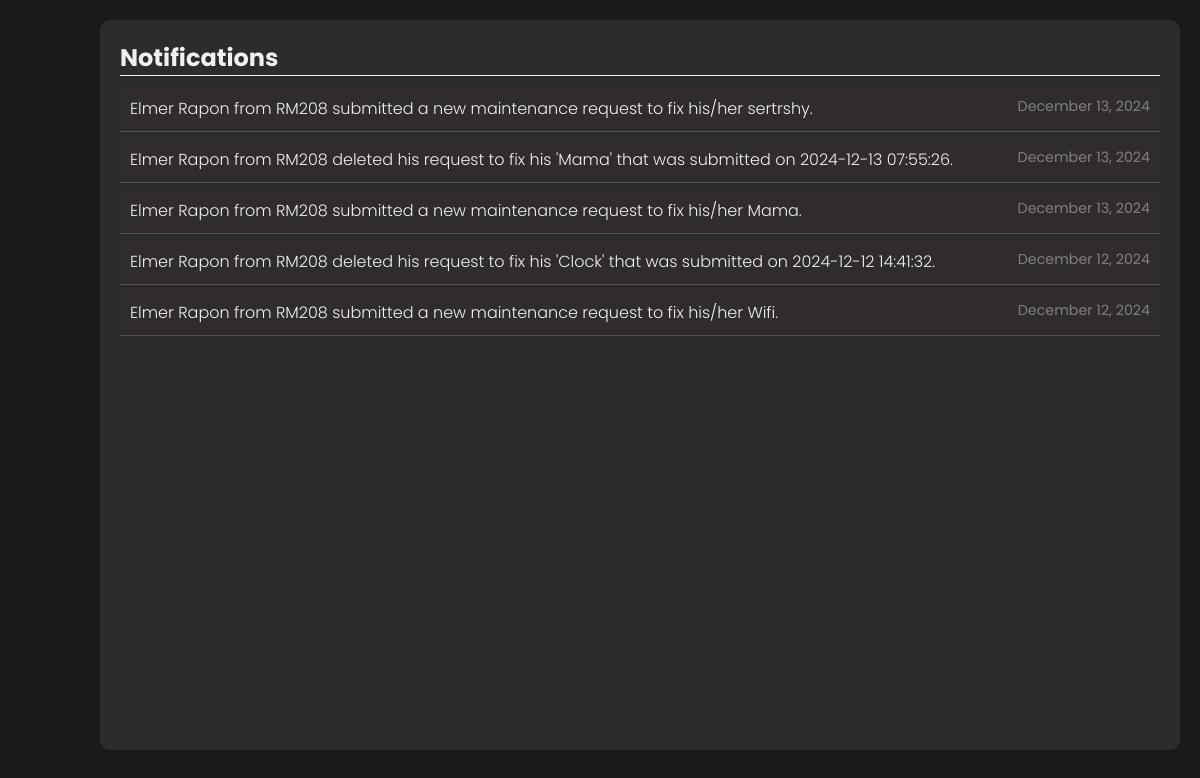
Before: /MANAGEMENT/Notification/notification.php with the older database file.
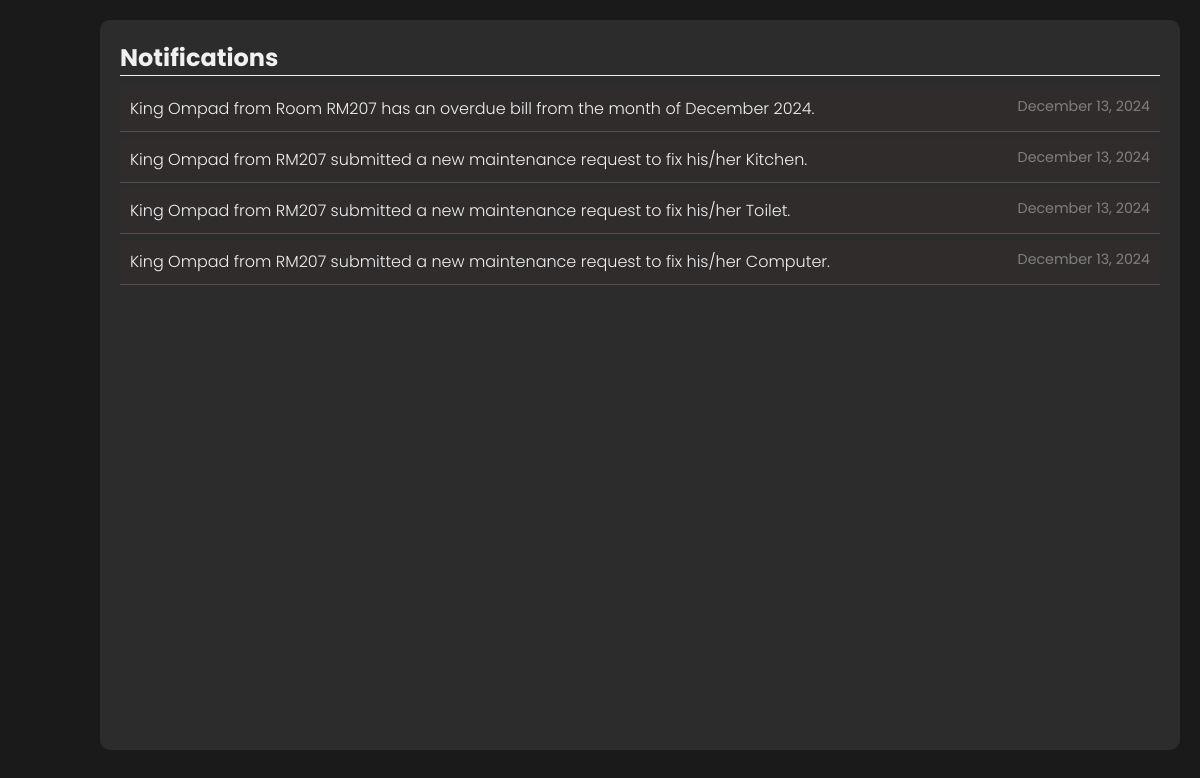
After: the same page with the newer database file.
### tables this page shows
CREATE TABLE `notifications` (
  `not_id` int(11) NOT NULL,
  `user` int(11) NOT NULL,
  `type` varchar(50) NOT NULL,
  `message` text NOT NULL,
  `status` enum('unread','read') DEFAULT 'unread',
  `created_at` datetime DEFAULT current_timestamp(),
  `updated_at` datetime DEFAULT current_timestamp() ON UPDATE current_timestamp()
);

CREATE TABLE `rental_payments` (
  `payment_id` int(11) NOT NULL,
  `tenant_id` int(11) NOT NULL,
  `rent_period_start` date NOT NULL,
  `rent_period_end` date NOT NULL,
  `total_rent` decimal(10,2) NOT NULL,
  `amount_paid` decimal(10,2) DEFAULT 0.00,
  `balance` decimal(10,2) GENERATED ALWAYS AS (`total_rent` - `amount_paid`) STORED,
  `payment_date` date DEFAULT NULL,
  `status` enum('Pending','Partially Paid','Paid','Overdue') NOT NULL DEFAULT 'Pending'
);

CREATE TABLE `tenant_details` (
  `tc_id` int(10) NOT NULL,
  `id` int(20) NOT NULL,
  `profile` varchar(200) NOT NULL,
  `fname` varchar(50) NOT NULL,
  `lname` varchar(50) NOT NULL,
  `gender` varchar(20) NOT NULL,
  `number_of_occupants` int(20) NOT NULL,
  `email_address` varchar(100) NOT NULL,
  `contact_number` varchar(20) NOT NULL,
  `religion` varchar(100) NOT NULL,
  `nationality` varchar(100) NOT NULL,
  `occupation` varchar(100) NOT NULL
);

CREATE TABLE `room` (
  `room_id` int(20) NOT NULL,
  `room_image` varchar(200) NOT NULL,
  `room_number` varchar(20) NOT NULL,
  `room_type` varchar(20) NOT NULL,
  `room_size` int(100) NOT NULL,
  `room_aminities` text NOT NULL,
  `room_utilities` text NOT NULL,
  `rental_rates` decimal(50,2) NOT NULL,
  `room_payfre` varchar(50) NOT NULL DEFAULT 'Monthly',
  `room_deporate` decimal(50,2) NOT NULL,
  `room_status` varchar(50) NOT NULL
);

### MANAGEMENT/Notification/notification.php (the view, shortened to what this page needs)
<?php
include_once'../../DATABASE/dbConnector.php';
$current_date = date('Y-m-d H:i:s');
$overdue_sql = "SELECT rp.tenant_id, rp.rent_period_end, rp.balance, t.fname, t.lname, r.room_number
                FROM rental_payments rp
                JOIN tenant_details t ON rp.tenant_id = t.tc_id
                JOIN booking b ON rp.tenant_id = b.tenant_id
                JOIN room r ON b.room_id = r.room_id
                WHERE rp.balance > 0 AND rp.rent_period_end < ?";
$overdue_stmt = $conn->prepare($overdue_sql);
$overdue_stmt->bind_param("s", $current_date);
$overdue_stmt->execute();
$overdue_result = $overdue_stmt->get_result();
$maintenance_sql = "SELECT message, created_at FROM notifications WHERE type = 'maintenance' ORDER BY created_at DESC";
$maintenance_result = $conn->query($maintenance_sql);
?>
<!DOCTYPE html>
<html lang="en">
<head>
    <link rel="stylesheet" href="https://cdnjs.cloudflare.com/ajax/libs/font-awesome/6.0.0-beta3/css/all.min.css">
    <link rel="stylesheet" href="notification.css">
</head>
<body>
    <div class="wrapper">
        <div class="notif-wrapper">
            <h1>Notifications</h1>
            <?php
            if ($overdue_result->num_rows > 0) {
                while ($overdue = $overdue_result->fetch_assoc()) {
                    $tenant_name = htmlspecialchars($overdue['fname']) . ' ' . htmlspecialchars($overdue['lname']);
                    $room_number = htmlspecialchars($overdue['room_number']);
                    $rent_period_end = date('F Y', strtotime($overdue['rent_period_end']));
                    $message = "$tenant_name from Room $room_number has an overdue bill from the month of $rent_period_end.";
                    echo '<div class="notif-container">';
                    echo '<p><span class="data" style="font-weight: 300;">' . $message . '</span></p>';
                    echo '<span class="date">' . date('F d, Y', strtotime($current_date)) . '</span>';
                    echo '</div>';
                }
            }
            if ($maintenance_result->num_rows > 0) {
                while ($maintenance = $maintenance_result->fetch_assoc()) {
                    echo '<div class="notif-container">';
                    echo '<p><span class="data" style="font-weight: 300;">' . htmlspecialchars($maintenance['message']) . '</span></p>';
                    echo '<span class="date">' . date('F d, Y', strtotime($maintenance['created_at'])) . '</span>';
                    echo '</div>';
                }
            }
            ?>
        </div>
    </div>
</body>
</html>

Changed rows visible on the page:
removed notifications: message "Elmer Rapon from RM208 submitted a new maintenance request to fix his/her sertrshy.", created_at "December 13, 2024"
removed notifications: message "Elmer Rapon from RM208 deleted his request to fix his 'Mama' that was submitted on 2024-12-13 07:55:26.", created_at "December 13, 2024"
removed notifications: message "Elmer Rapon from RM208 submitted a new maintenance request to fix his/her Mama.", created_at "December 13, 2024"
removed notifications: message "Elmer Rapon from RM208 deleted his request to fix his 'Clock' that was submitted on 2024-12-12 14:41:32.", created_at "December 12, 2024"
removed notifications: message "Elmer Rapon from RM208 submitted a new maintenance request to fix his/her Wifi.", created_at "December 12, 2024"
added rental_payments: message "King Ompad from Room RM207 has an overdue bill from the month of December 2024."
added notifications: message "King Ompad from RM207 submitted a new maintenance request to fix his/her Kitchen.", created_at "December 13, 2024"
added notifications: message "King Ompad from RM207 submitted a new maintenance request to fix his/her Toilet.", created_at "December 13, 2024"
added notifications: message "King Ompad from RM207 submitted a new maintenance request to fix his/her Computer.", created_at "December 13, 2024"
